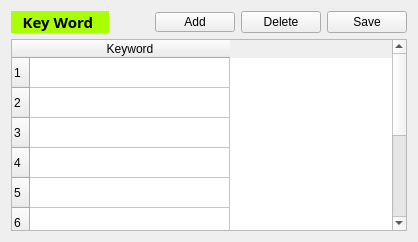
       <widget class="QWidget" name="layoutWidget_4">
        <layout class="QVBoxLayout" name="verticalLayout_4">
         <item>
          <layout class="QHBoxLayout" name="horizontalLayout_7">
           <item>
            <widget class="QLabel" name="label_keyword">
             <property name="maximumSize">
              <size>
               <width>1000</width>
               <height>16777215</height>
              </size>
             </property>
             <property name="palette">
              <palette>
               <active>
                <colorrole role="WindowText">
                 <brush brushstyle="SolidPattern">
                  <color alpha="255">
                   <red>0</red>
                   <green>0</green>
                   <blue>0</blue>
                  </color>
                 </brush>
                </colorrole>
                <colorrole role="Button">
                 <brush brushstyle="SolidPattern">
                  <color alpha="255">
                   <red>170</red>
                   <green>255</green>
                   <blue>0</blue>
                  </color>
                 </brush>
                </colorrole>
                <colorrole role="Light">
                 <brush brushstyle="SolidPattern">
                  <color alpha="255">
                   <red>213</red>
                   <green>255</green>
                   <blue>127</blue>
                  </color>
                 </brush>
                </colorrole>
                <colorrole role="Midlight">
                 <brush brushstyle="SolidPattern">
                  <color alpha="255">
                   <red>191</red>
                   <green>255</green>
                   <blue>63</blue>
                  </color>
                 </brush>
                </colorrole>
                <colorrole role="Dark">
                 <brush brushstyle="SolidPattern">
                  <color alpha="255">
                   <red>85</red>
                   <green>127</green>
                   <blue>0</blue>
                  </color>
                 </brush>
                </colorrole>
                <colorrole role="Mid">
                 <brush brushstyle="SolidPattern">
                  <color alpha="255">
                   <red>113</red>
                   <green>170</green>
                   <blue>0</blue>
                  </color>
                 </brush>
                </colorrole>
                <colorrole role="Text">
                 <brush brushstyle="SolidPattern">
                  <color alpha="255">
                   <red>0</red>
                   <green>0</green>
                   <blue>0</blue>
                  </color>
                 </brush>
                </colorrole>
                <colorrole role="BrightText">
                 <brush brushstyle="SolidPattern">
                  <color alpha="255">
                   <red>255</red>
                   <green>255</green>
                   <blue>255</blue>
                  </color>
                 </brush>
                </colorrole>
                <colorrole role="ButtonText">
                 <brush brushstyle="SolidPattern">
                  <color alpha="255">
                   <red>0</red>
                   <green>0</green>
                   <blue>0</blue>
                  </color>
                 </brush>
                </colorrole>
                <colorrole role="Base">
                 <brush brushstyle="SolidPattern">
                  <color alpha="255">
                   <red>255</red>
                   <green>255</green>
                   <blue>255</blue>
                  </color>
                 </brush>
                </colorrole>
                <colorrole role="Window">
                 <brush brushstyle="SolidPattern">
                  <color alpha="255">
                   <red>170</red>
                   <green>255</green>
                   <blue>0</blue>
                  </color>
                 </brush>
                </colorrole>
                <colorrole role="Shadow">
                 <brush brushstyle="SolidPattern">
                  <color alpha="255">
                   <red>0</red>
                   <green>0</green>
                   <blue>0</blue>
                  </color>
                 </brush>
                </colorrole>
                <colorrole role="AlternateBase">
                 <brush brushstyle="SolidPattern">
                  <color alpha="255">
                   <red>212</red>
                   <green>255</green>
                   <blue>127</blue>
                  </color>
                 </brush>
                </colorrole>
                <colorrole role="ToolTipBase">
                 <brush brushstyle="SolidPattern">
                  <color alpha="255">
                   <red>255</red>
                   <green>255</green>
                   <blue>220</blue>
                  </color>
                 </brush>
                </colorrole>
                <colorrole role="ToolTipText">
                 <brush brushstyle="SolidPattern">
                  <color alpha="255">
                   <red>0</red>
                   <green>0</green>
                   <blue>0</blue>
                  </color>
                 </brush>
                </colorrole>
               </active>
               <inactive>
                <colorrole role="WindowText">
                 <brush brushstyle="SolidPattern">
                  <color alpha="255">
                   <red>0</red>
                   <green>0</green>
                   <blue>0</blue>
                  </color>
                 </brush>
                </colorrole>
                <colorrole role="Button">
                 <brush brushstyle="SolidPattern">
                  <color alpha="255">
                   <red>170</red>
                   <green>255</green>
                   <blue>0</blue>
                  </color>
                 </brush>
                </colorrole>
                <colorrole role="Light">
                 <brush brushstyle="SolidPattern">
                  <color alpha="255">
                   <red>213</red>
                   <green>255</green>
                   <blue>127</blue>
                  </color>
                 </brush>
                </colorrole>
                <colorrole role="Midlight">
                 <brush brushstyle="SolidPattern">
                  <color alpha="255">
                   <red>191</red>
                   <green>255</green>
                   <blue>63</blue>
                  </color>
                 </brush>
                </colorrole>
                <colorrole role="Dark">
                 <brush brushstyle="SolidPattern">
                  <color alpha="255">
                   <red>85</red>
                   <green>127</green>
                   <blue>0</blue>
                  </color>
                 </brush>
                </colorrole>
                <colorrole role="Mid">
                 <brush brushstyle="SolidPattern">
                  <color alpha="255">
                   <red>113</red>
                   <green>170</green>
                   <blue>0</blue>
                  </color>
                 </brush>
                </colorrole>
                <colorrole role="Text">
                 <brush brushstyle="SolidPattern">
                  <color alpha="255">
                   <red>0</red>
                   <green>0</green>
                   <blue>0</blue>
                  </color>
                 </brush>
                </colorrole>
                <colorrole role="BrightText">
                 <brush brushstyle="SolidPattern">
                  <color alpha="255">
                   <red>255</red>
                   <green>255</green>
                   <blue>255</blue>
                  </color>
                 </brush>
                </colorrole>
                <colorrole role="ButtonText">
                 <brush brushstyle="SolidPattern">
                  <color alpha="255">
                   <red>0</red>
                   <green>0</green>
                   <blue>0</blue>
                  </color>
                 </brush>
                </colorrole>
                <colorrole role="Base">
                 <brush brushstyle="SolidPattern">
                  <color alpha="255">
                   <red>255</red>
                   <green>255</green>
                   <blue>255</blue>
                  </color>
                 </brush>
                </colorrole>
                <colorrole role="Window">
                 <brush brushstyle="SolidPattern">
                  <color alpha="255">
                   <red>170</red>
                   <green>255</green>
                   <blue>0</blue>
                  </color>
                 </brush>
                </colorrole>
                <colorrole role="Shadow">
                 <brush brushstyle="SolidPattern">
                  <color alpha="255">
                   <red>0</red>
                   <green>0</green>
                   <blue>0</blue>
                  </color>
                 </brush>
                </colorrole>
                <colorrole role="AlternateBase">
                 <brush brushstyle="SolidPattern">
                  <color alpha="255">
                   <red>212</red>
                   <green>255</green>
                   <blue>127</blue>
                  </color>
                 </brush>
                </colorrole>
                <colorrole role="ToolTipBase">
                 <brush brushstyle="SolidPattern">
                  <color alpha="255">
                   <red>255</red>
                   <green>255</green>
                   <blue>220</blue>
                  </color>
                 </brush>
                </colorrole>
                <colorrole role="ToolTipText">
                 <brush brushstyle="SolidPattern">
                  <color alpha="255">
                   <red>0</red>
                   <green>0</green>
                   <blue>0</blue>
                  </color>
                 </brush>
                </colorrole>
               </inactive>
               <disabled>
                <colorrole role="WindowText">
                 <brush brushstyle="SolidPattern">
                  <color alpha="255">
                   <red>85</red>
                   <green>127</green>
                   <blue>0</blue>
                  </color>
                 </brush>
                </colorrole>
                <colorrole role="Button">
                 <brush brushstyle="SolidPattern">
                  <color alpha="255">
                   <red>170</red>
                   <green>255</green>
                   <blue>0</blue>
                  </color>
                 </brush>
                </colorrole>
                <colorrole role="Light">
                 <brush brushstyle="SolidPattern">
                  <color alpha="255">
                   <red>213</red>
                   <green>255</green>
                   <blue>127</blue>
                  </color>
                 </brush>
                </colorrole>
                <colorrole role="Midlight">
                 <brush brushstyle="SolidPattern">
                  <color alpha="255">
                   <red>191</red>
                   <green>255</green>
                   <blue>63</blue>
                  </color>
                 </brush>
                </colorrole>
                <colorrole role="Dark">
                 <brush brushstyle="SolidPattern">
                  <color alpha="255">
                   <red>85</red>
                   <green>127</green>
                   <blue>0</blue>
                  </color>
                 </brush>
                </colorrole>
                <colorrole role="Mid">
                 <brush brushstyle="SolidPattern">
                  <color alpha="255">
                   <red>113</red>
                   <green>170</green>
                   <blue>0</blue>
                  </color>
                 </brush>
                </colorrole>
                <colorrole role="Text">
                 <brush brushstyle="SolidPattern">
                  <color alpha="255">
                   <red>85</red>
                   <green>127</green>
                   <blue>0</blue>
                  </color>
                 </brush>
                </colorrole>
                <colorrole role="BrightText">
                 <brush brushstyle="SolidPattern">
                  <color alpha="255">
                   <red>255</red>
                   <green>255</green>
                   <blue>255</blue>
                  </color>
                 </brush>
                </colorrole>
                <colorrole role="ButtonText">
                 <brush brushstyle="SolidPattern">
                  <color alpha="255">
                   <red>85</red>
                   <green>127</green>
                   <blue>0</blue>
                  </color>
                 </brush>
                </colorrole>
                <colorrole role="Base">
                 <brush brushstyle="SolidPattern">
                  <color alpha="255">
                   <red>170</red>
                   <green>255</green>
                   <blue>0</blue>
                  </color>
                 </brush>
                </colorrole>
                <colorrole role="Window">
                 <brush brushstyle="SolidPattern">
                  <color alpha="255">
                   <red>170</red>
                   <green>255</green>
                   <blue>0</blue>
                  </color>
                 </brush>
                </colorrole>
                <colorrole role="Shadow">
                 <brush brushstyle="SolidPattern">
                  <color alpha="255">
                   <red>0</red>
                   <green>0</green>
                   <blue>0</blue>
                  </color>
                 </brush>
                </colorrole>
                <colorrole role="AlternateBase">
                 <brush brushstyle="SolidPattern">
                  <color alpha="255">
                   <red>170</red>
                   <green>255</green>
                   <blue>0</blue>
                  </color>
                 </brush>
                </colorrole>
                <colorrole role="ToolTipBase">
                 <brush brushstyle="SolidPattern">
                  <color alpha="255">
                   <red>255</red>
                   <green>255</green>
                   <blue>220</blue>
                  </color>
                 </brush>
                </colorrole>
                <colorrole role="ToolTipText">
                 <brush brushstyle="SolidPattern">
                  <color alpha="255">
                   <red>0</red>
                   <green>0</green>
                   <blue>0</blue>
                  </color>
                 </brush>
                </colorrole>
               </disabled>
              </palette>
             </property>
             <property name="font">
              <font>
               <family>Segoe Print</family>
               <pointsize>11</pointsize>
               <weight>75</weight>
               <italic>false</italic>
               <bold>true</bold>
               <underline>false</underline>
               <stylestrategy>PreferDefault</stylestrategy>
               <kerning>true</kerning>
              </font>
             </property>
             <property name="autoFillBackground">
              <bool>true</bool>
             </property>
             <property name="text">
              <string>   Key Word    </string>
             </property>
            </widget>
           </item>
           <item>
            <layout class="QHBoxLayout" name="horizontalLayout_8">
             <item>
              <spacer name="horizontalSpacer_4">
               <property name="orientation">
                <enum>Qt::Horizontal</enum>
               </property>
               <property name="sizeHint" stdset="0">
                <size>
                 <width>40</width>
                 <height>20</height>
                </size>
               </property>
              </spacer>
             </item>
             <item>
              <widget class="QPushButton" name="btn_add_keyword">
               <property name="maximumSize">
                <size>
                 <width>500</width>
                 <height>20</height>
                </size>
               </property>
               <property name="text">
                <string>Add</string>
               </property>
              </widget>
             </item>
             <item>
              <widget class="QPushButton" name="btn_delete_keyword">
               <property name="text">
                <string>Delete</string>
               </property>
              </widget>
             </item>
             <item>
              <widget class="QPushButton" name="btn_save_keyword">
               <property name="text">
                <string>Save</string>
               </property>
              </widget>
             </item>
            </layout>
           </item>
          </layout>
         </item>
         <item>
          <widget class="QTableWidget" name="table_keyword">
           <property name="rowCount">
            <number>10</number>
           </property>
           <property name="columnCount">
            <number>1</number>
           </property>
           <attribute name="horizontalHeaderDefaultSectionSize">
            <number>200</number>
           </attribute>
           <row/>
           <row/>
           <row/>
           <row/>
           <row/>
           <row/>
           <row/>
           <row/>
           <row/>
           <row/>
           <column>
            <property name="text">
             <string>Keyword</string>
            </property>
           </column>
          </widget>
         </item>
        </layout>
       </widget>
